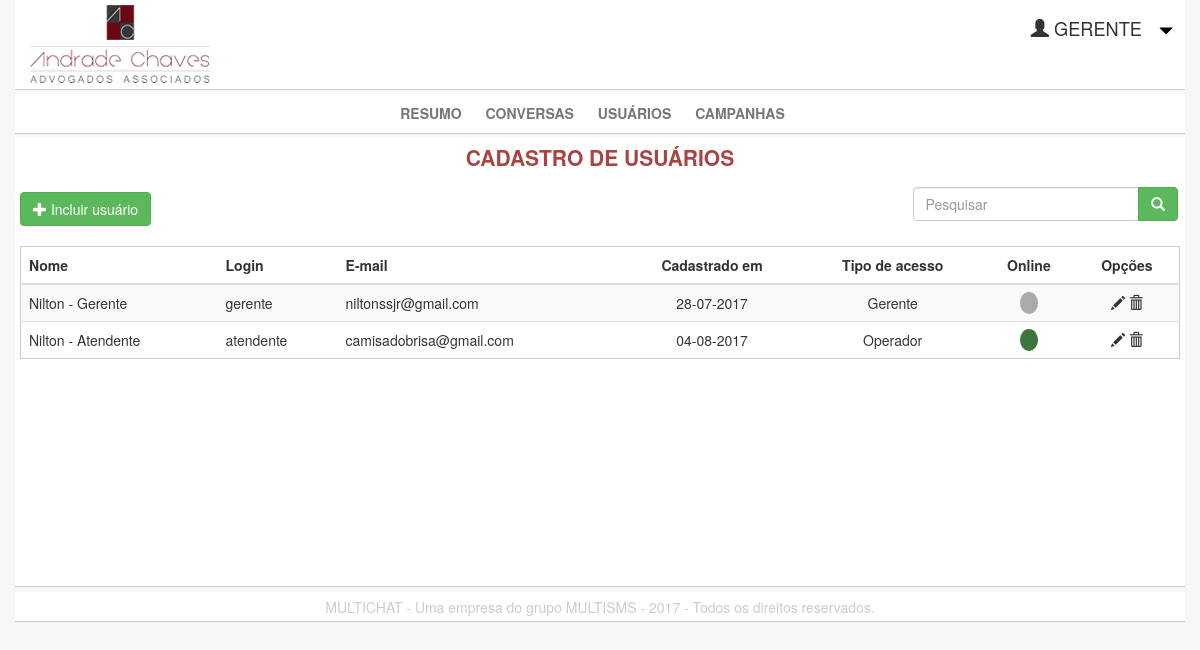
Page /mc/usuarios_control.php (signed in) on the committed database.
### tables this page shows
CREATE TABLE `multichat_usuario` (
  `usuario_id` int(6) NOT NULL AUTO_INCREMENT,
  `usuario_nome` varchar(30) NOT NULL,
  `usuario_email` varchar(30) NOT NULL,
  `usuario_usuario` varchar(20) NOT NULL,
  `usuario_pw` varchar(32) NOT NULL,
  `usuario_timestamp` timestamp NOT NULL DEFAULT CURRENT_TIMESTAMP ON UPDATE CURRENT_TIMESTAMP,
  `usuario_nivel` int(11) NOT NULL,
  `usuario_status` int(1) DEFAULT NULL,
  `usuario_ultima_alteracao` varchar(20) DEFAULT NULL,
  PRIMARY KEY (`usuario_id`)
);

### mc/usuarios_control.php (called while the page is built, shortened)
<?php
	include_once "class/Usuario.php";
	$Db_con = new ConexaoDB(ROOT);
	$Usuario = new Usuario($Db_con->conexao());
	$usuarios = $Usuario->lista_usuarios();
	include "usuarios_view.php";
?>

### mc/class/Usuario.php (called while the page is built, shortened)
<?php
class Usuario{
	private $db_conn;
	public function __construct($conn){
		$this->db_conn=$conn;
		return;
	}
	public function lista_usuarios($argumento = ""){
		$dados=array();
		$sql = "select * from MULTICHAT_USUARIO ";
		$sql_argumento_pesquisa="";
		$sql = $sql . $sql_argumento_pesquisa;
		$resultado=$this->db_conn->query($sql) or die("Erro no acesso a tabela:" . $this->db_conn->error);
		While($registro=$resultado->fetch_assoc()){
			$dados[]=$registro;
		}
		return $dados;
	}
	public function converte_tipo_acesso($acesso){
		switch ($acesso){
			case 1:
				return "Gerente";
				break;
			case 2:
				return "Operador";
				break;
		}
	}
}
?>

### mc/usuarios_view_funcoes.php (the view)
<?php
	function montar_tabela_usuarios($registros){
		echo "<table id='tab_usuarios' class='table table-striped tabelas_padrao tablesorter'>";
		echo "<thead>";
		echo "<tr>";
		echo "<th>Nome</th>";
		echo "<th>Login</th>";
		echo "<th>E-mail</th>";
		echo "<th class='texto_ao_centro'>Cadastrado em</th>";
		echo "<th class='texto_ao_centro'>Tipo de acesso</th>";
		echo "<th class='texto_ao_centro'>Online</th>";
		echo "<th class='texto_ao_centro'>Opções</th>";
		echo "</tr>";
		echo "</thead>";
		echo "<tbody>";
		foreach($registros as $registro){
			$data_cadastro=date_format(date_create($registro['usuario_timestamp']),"d-m-Y");
			$acesso=$GLOBALS["Usuario"]->converte_tipo_acesso($registro['usuario_nivel']);
			$status="oo";
			$cor_status=$registro['usuario_status']==1? "usuario_online":"usuario_offline";
			echo "<tr>";
			echo "<td> {$registro['usuario_nome']} </td> ";
			echo "<td> {$registro['usuario_usuario']} </td> ";
			echo "<td> {$registro['usuario_email']} </td> ";
			echo "<td class='texto_ao_centro'> {$data_cadastro} </td> ";
			echo "<td class='texto_ao_centro'> {$acesso} </td> ";
			echo "<td class='texto_ao_centro'><span class='{$cor_status}'>{$status} </span></td> ";
			echo "<td class='texto_ao_centro'>";
			echo "<a class='btn_usuario_acoes' href='adm_usuario_control.php?id={$registro['usuario_id']};' alt='atualizar cadastro'><i class='glyphicon glyphicon-pencil'></i> </a>";
			echo "<a class='btn_usuario_acoes' href='javascript:exclui_usuario({$registro['usuario_id']});' alt='Remover usuário'><i class='glyphicon glyphicon-trash'></i></a>";
			echo "</td> ";
			echo "</tr>";
		}
		echo "</tbody>";
		echo "</table>";
	}
?>

### mc/css/multichat_style.css (style rules this page uses)
body { background-color:#f7f7f7; }
.divisor_caixas { border-bottom:1px solid #ccc; margin-bottom:3px; }
.tabelas_padrao { border: 1px inset #ccc; text-align:left; }
.tablesorter thead th { cursor:pointer; }
.usuario_online { background-color:#3c763d; color:#3c763d; border-radius:50%; padding:1px; }
.usuario_offline { background-color:#aaa; color:#aaa; border-radius:50%; padding:1px; }
.texto_ao_centro { text-align:center; }
#footer { height:30px; background-color:white; padding: 5px 0px; text-align:center; color:#ccc; margin-top:5px; border-top:1px iset #333; z-index: -1; }
.btn_usuario_acoes { color:#333; text-decoration:none; cursor: pointer; }

### rows in the picture
multichat_usuario: usuario_nome "Nilton - Gerente", usuario_usuario "gerente", usuario_email "niltonssjr@gmail.com", usuario_timestamp "28-07-2017", usuario_nivel "Gerente"
multichat_usuario: usuario_nome "Nilton - Atendente", usuario_usuario "atendente", usuario_email "camisadobrisa@gmail.com", usuario_timestamp "04-08-2017", usuario_nivel "Operador"

### other values in the picture
$_SESSION["multichat_user"] "GERENTE"
